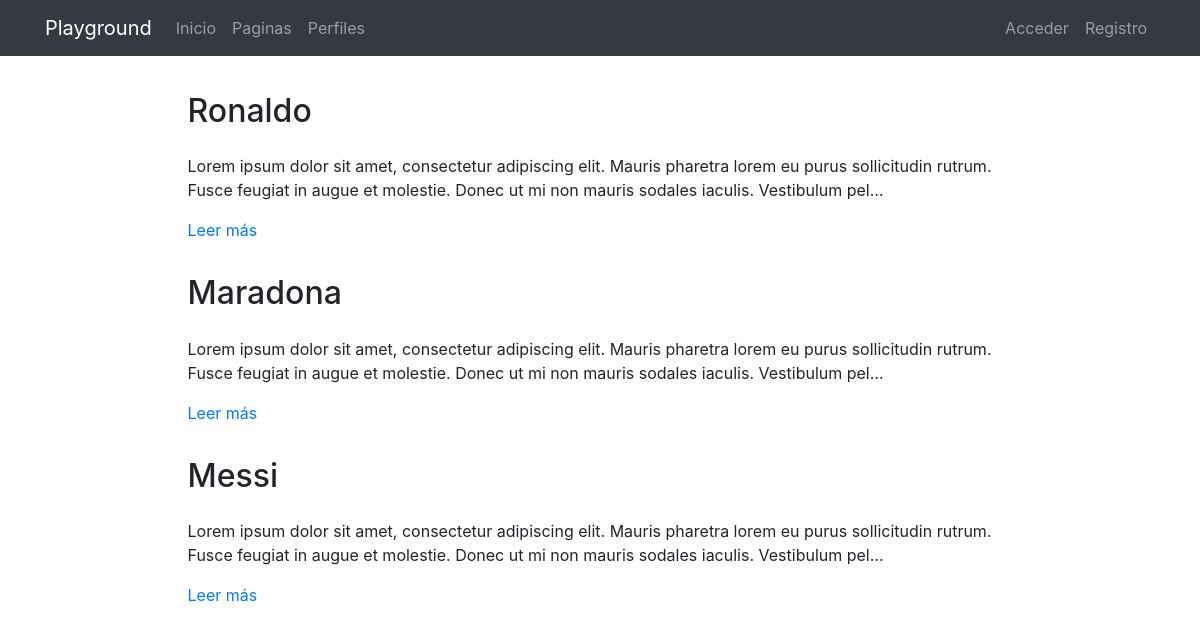
The page /pages/ on the database its author committed.
### pages/models.py (models this page shows, shortened)
class Page(models.Model):
    title = models.CharField(verbose_name="Título", max_length=200)
    content = RichTextField(verbose_name="Contenido")
    order = models.SmallIntegerField(verbose_name="Orden", default=0)
    created = models.DateTimeField(auto_now_add=True, verbose_name="Fecha de creación")
    updated = models.DateTimeField(auto_now=True, verbose_name="Fecha de edición")
    class Meta:
        verbose_name = "página"
        verbose_name_plural = "páginas"
        ordering = ['order', 'title']

### pages/views.py (the view)
# urls.py: path('', PageListView.as_view(), name='pages'),
class PageListView(ListView):
    model = Page

### pages/templates/pages/page_list.html (shortened to what this page needs)
{% extends 'core/base.html' %}
{% load static %}
{% block content %}
{% include 'pages/includes/pages_menu.html' %}
<main role="main">
  <div class="container mb-4">
    {% for page in page_list|dictsort:"id" reversed %}
      <div class="row mt-3">
        <div class="col-md-9 mx-auto">
          <h2 class="mb-4">{{page.title}}</h2>
          <div>
            <p>{{page.content|striptags|safe|truncatechars:"200"}}</p>
            <p><a href="{% url 'pages:page' page.id page.title|slugify %}">Leer más</a>
            </p>
          </div>
        </div>
      </div>
    {% endfor %}
  </div>
</main>
{% endblock %}

### core/static/core/css/main.css (style rules this page uses)
main { padding-top: 20px; }
:root { --jumbotron-padding-y: 3rem; }

### rows shown on the page
Page: title "Ronaldo", content "Lorem ipsum dolor sit amet, consectetur adipiscing elit. Mauris pharetra lorem eu purus sollicitudin rutrum. Fusce feugiat in augue et molestie. Donec ut mi non mauris sodales iaculis. Vestibulum pel…"
Page: title "Maradona", content "Lorem ipsum dolor sit amet, consectetur adipiscing elit. Mauris pharetra lorem eu purus sollicitudin rutrum. Fusce feugiat in augue et molestie. Donec ut mi non mauris sodales iaculis. Vestibulum pel…"
Page: title "Messi", content "Lorem ipsum dolor sit amet, consectetur adipiscing elit. Mauris pharetra lorem eu purus sollicitudin rutrum. Fusce feugiat in augue et molestie. Donec ut mi non mauris sodales iaculis. Vestibulum pel…"
